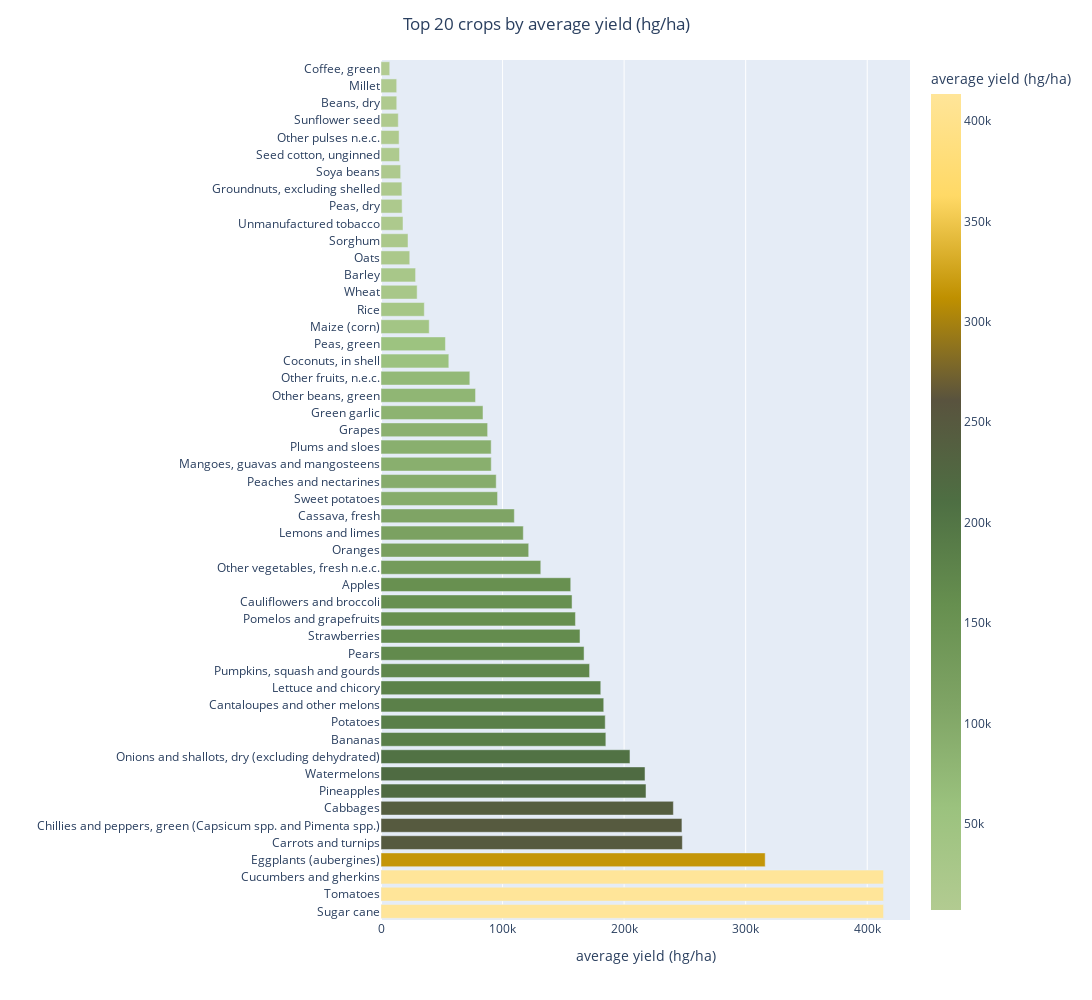

The notebook cell saved with this chart:
### Code cell
fig = px.bar(crops_byyield, x='yield_hg/ha', y='Crop', color='yield_hg/ha', color_continuous_scale=agro)
fig.update_layout(height=1000, width=1500, title_text="Top 20 crops by average yield (hg/ha)", title_x=0.5,xaxis_title='average yield (hg/ha)',yaxis_title = '',
                  coloraxis_colorbar_title='average yield (hg/ha)') 

fig.show()

### Figure 1 — Plotly figure (JSON) as saved in the notebook; plotly's stock layout.template omitted (floating-point values rounded to 4 significant figures)
{"data": [{"alignmentgroup": "True", "hovertemplate": "yield_hg/ha=%{marker.color}<br>Crop=%{y}<extra></extra>", "legendgroup": "", "marker": {"color": [413400.0, 413400.0, 413400.0, 316100.0, 247900.0, 247600.0, 240500.0, 218000.0, 217200.0, 204800.0, 185000.0, 184500.0, 183200.0, 180800.0, 171600.0, 167100.0, 163700.0, 160000.0, 157200.0, 156100.0, 131500.0, 121500.0, 117100.0, 109700.0, 95890.0, 94790.0, 90700.0, 90640.0, 87720.0, 83910.0, 77780.0, 73080.0, 55800.0, 53010.0, 39670.0, 35620.0, 29730.0, 28450.0, 23640.0, 22230.0, 18110.0, 17370.0, 17210.0, 16170.0, 15250.0, 14870.0, 14220.0, 12960.0, 12910.0, 7189.0], "coloraxis": "coloraxis", "pattern": {"shape": ""}}, "name": "", "offsetgroup": "", "orientation": "h", "showlegend": false, "textposition": "auto", "type": "bar", "x": [413400.0, 413400.0, 413400.0, 316100.0, 247900.0, 247600.0, 240500.0, 218000.0, 217200.0, 204800.0, 185000.0, 184500.0, 183200.0, 180800.0, 171600.0, 167100.0, 163700.0, 160000.0, 157200.0, 156100.0, 131500.0, 121500.0, 117100.0, 109700.0, 95890.0, 94790.0, 90700.0, 90640.0, 87720.0, 83910.0, 77780.0, 73080.0, 55800.0, 53010.0, 39670.0, 35620.0, 29730.0, 28450.0, 23640.0, 22230.0, 18110.0, 17370.0, 17210.0, 16170.0, 15250.0, 14870.0, 14220.0, 12960.0, 12910.0, 7189.0], "xaxis": "x", "y": ["Sugar cane", "Tomatoes", "Cucumbers and gherkins", "Eggplants (aubergines)", "Carrots and turnips", "Chillies and peppers, green (Capsicum spp. and Pimenta spp.)", "Cabbages", "Pineapples", "Watermelons", "Onions and shallots, dry (excluding dehydrated)", "Bananas", "Potatoes", "Cantaloupes and other melons", "Lettuce and chicory", "Pumpkins, squash and gourds", "Pears", "Strawberries", "Pomelos and grapefruits", "Cauliflowers and broccoli", "Apples", "Other vegetables, fresh n.e.c.", "Oranges", "Lemons and limes", "Cassava, fresh", "Sweet potatoes", "Peaches and nectarines", "Mangoes, guavas and mangosteens", "Plums and sloes", "Grapes", "Green garlic", "Other beans, green", "Other fruits, n.e.c.", "Coconuts, in shell", "Peas, green", "Maize (corn)", "Rice", "Wheat", "Barley", "Oats", "Sorghum", "Unmanufactured tobacco", "Peas, dry", "Groundnuts, excluding shelled", "Soya beans", "Seed cotton, unginned", "Other pulses n.e.c.", "Sunflower seed", "Beans, dry", "Millet", "Coffee, green"], "yaxis": "y"}], "layout": {"barmode": "relative", "coloraxis": {"colorbar": {"title": {"text": "average yield (hg/ha)"}}, "colorscale": [[0, "#b2cb91"], [0.125, "#9bc27e"], [0.25, "#7fa465"], [0.375, "#668f4f"], [0.5, "#4e6f43"], [0.625, "#59533e"], [0.75, "#bf9000"], [0.875, "#ffd966"], [1, "#ffe599"]]}, "height": 1000, "legend": {"tracegroupgap": 0}, "margin": {"t": 60}, "title": {"text": "Top 20 crops by average yield (hg/ha)", "x": 0.5}, "width": 1500, "xaxis": {"anchor": "y", "domain": [0, 1], "title": {"text": "average yield (hg/ha)"}}, "yaxis": {"anchor": "x", "domain": [0, 1], "title": {"text": ""}}}}
